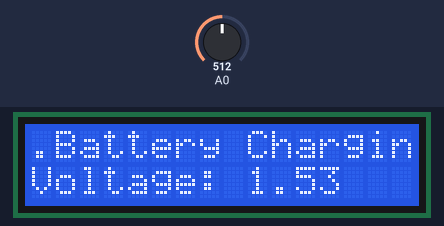
Simulated run of this sketch. Board: ESP8266 (NodeMCU). Shown: 16×2 character LCD. The test bench sets the inputs (shaded band); at power-on: A0 = 512. WiFi joins after 1.5 s; servers stay silent unless stated; what the sketch prints to the serial monitor is not drawn.

Above: at 3.2 s.
3.3 s: A0 set to 716
At 3.9 s:
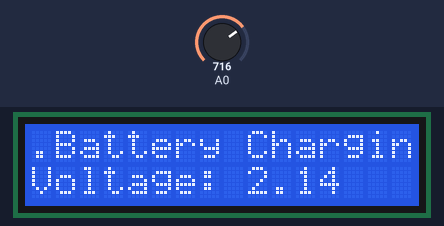
5.1 s: A0 set to 900
At 6.3 s:
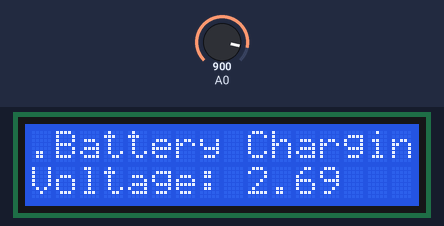
6.7 s: A0 set to 1023
At 7.5 s:
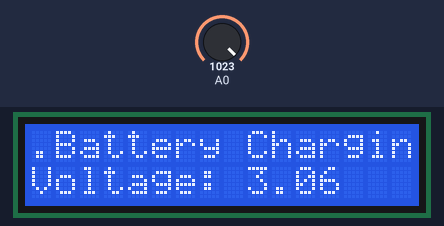
Timing chart, 0 to 9.7 s (numbered marks = the images above; inputs shaded):
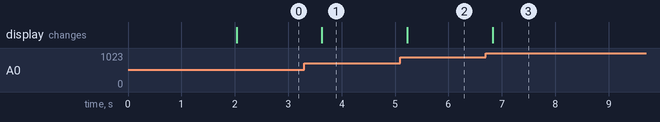

Measured:
- after the input at 3.3 s, the display: changes after 0.33 s (image 1)
- after the input at 5.1 s, the display: changes after 0.13 s (image 2)
- after the input at 6.7 s, the display: changes after 0.13 s (image 3)

The sketch:

ZSP217__WUB__Heat_energy_using_industrial_machine_control.ino
```cpp
#define BLYNK_PRINT Serial
#include <Wire.h>
#include <LCD.h>
#include <LiquidCrystal_I2C.h>
//LiquidCrystal_I2C lcd(0x3F , 2, 1, 0, 4, 5, 6, 7, 3, POSITIVE);
LiquidCrystal_I2C lcd(0x27 , 2, 1, 0, 4, 5, 6, 7, 3, POSITIVE);

#include <ESP8266WiFi.h>
#include <BlynkSimpleEsp8266.h>
float Volt;
float read1;
// You should get Auth Token in the Blynk App.
// Go to the Project Settings (nut icon).
char auth[] = "JQcmDoY1mw9vLtDRLldNYtRqjxU3rSAy";

// Your WiFi credentials.
// Set password to "" for open networks.
char ssid[] = "abcde";
char pass[] = "12345678";
int read = A0;

void setup()
{
  // Debug console
  Serial.begin(9600);
    lcd.begin(16,2);
    pinMode(A0,INPUT);
lcd.clear();
  lcd.setCursor(0,0);
  lcd.print("Heat Energy Using");
    lcd.setCursor(0,1);
  lcd.print("Battery Charging");
  delay(100);
  Blynk.begin(auth, ssid, pass);
  // You can also specify server:
  //Blynk.begin(auth, ssid, pass, "blynk-cloud.com", 80);
  //Blynk.begin(auth, ssid, pass, IPAddress(192,168,1,100), 8080);
}

void loop()
{
  Blynk.run();
 read1 = analogRead(A0);
 Volt = read1/1670*5;
lcd.clear();
  lcd.setCursor(0,0);
  lcd.print(".Battery Charging.");


    lcd.setCursor(0,1);
  lcd.print("Voltage:");
   lcd.setCursor(9,1);
     Serial.print(Volt);

  lcd.print(Volt);
  delay(500);
}
```
